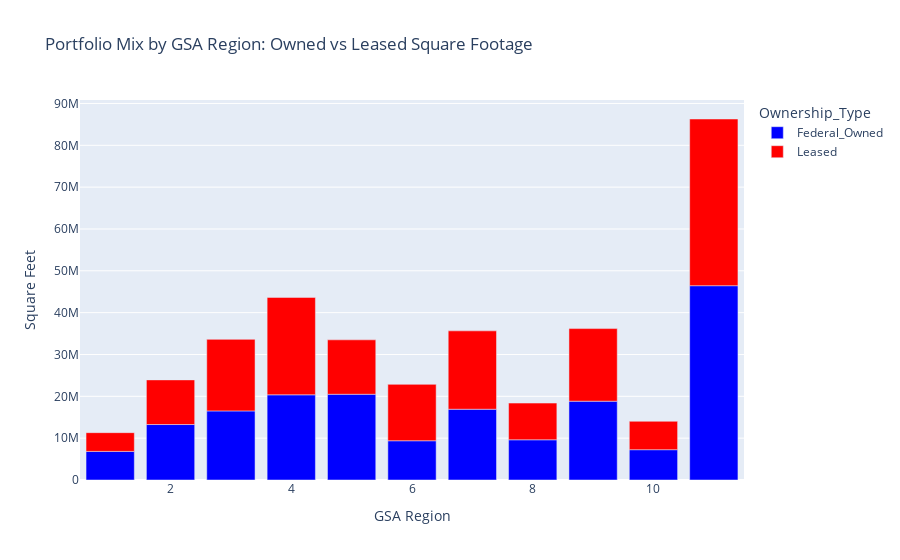
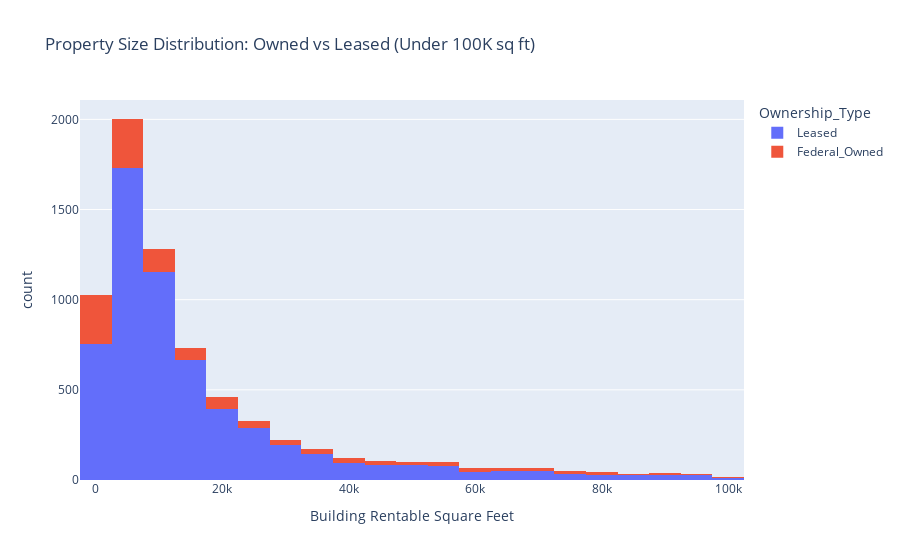

Notebook source saved alongside these figures, in order:
### Markdown cell above
### 9.4 Portfolio Mix by GSA Region

Breaking down owned vs. leased square footage at the GSA region level. Some regions carry a much higher lease dependency than others, which translates directly into exposure when multiple leases expire in the same window.

### Code cell
# Portfolio mix by GSA Region
region_analysis = master_df.groupby(['GSA Region', 'Ownership_Type']).agg({
    'Building Rentable Square Feet': 'sum',
    'Location Code': 'count'
}).reset_index()

# Create stacked bar chart
fig_portfolio = px.bar(
    region_analysis,
    x='GSA Region',
    y='Building Rentable Square Feet',
    color='Ownership_Type',
    title='Portfolio Mix by GSA Region: Owned vs Leased Square Footage',
    labels={'Building Rentable Square Feet': 'Square Feet'},
    color_discrete_map={
        'Federal_Owned': 'blue',
        'Leased': 'red'
    }
)

fig_portfolio.show()

# Property size distribution
property_sizes = master_df[
    (master_df['Building Rentable Square Feet'] > 0) & 
    (master_df['Building Rentable Square Feet'] < 100000)
].copy()

fig_size = px.histogram(
    property_sizes,
    x='Building Rentable Square Feet',
    color='Ownership_Type',
    nbins=30,
    title='Property Size Distribution: Owned vs Leased (Under 100K sq ft)',
    labels={'count': 'Number of Properties'}
)

fig_size.show()

### Figure 1 — Plotly figure (JSON) as saved in the notebook; plotly's stock layout.template omitted (floating-point values rounded to 4 significant figures)
{"data": [{"hovertemplate": "Ownership_Type=Federal_Owned<br>GSA Region=%{x}<br>Square Feet=%{y}<extra></extra>", "legendgroup": "Federal_Owned", "marker": {"color": "blue", "pattern": {"shape": ""}}, "name": "Federal_Owned", "orientation": "v", "showlegend": true, "textposition": "auto", "type": "bar", "x": [1, 2, 3, 4, 5, 6, 7, 8, 9, 10, 11], "xaxis": "x", "y": [6835000.0, 13260000.0, 16510000.0, 20360000.0, 20500000.0, 9380000.0, 16920000.0, 9610000.0, 18840000.0, 7244000.0, 46440000.0], "yaxis": "y"}, {"hovertemplate": "Ownership_Type=Leased<br>GSA Region=%{x}<br>Square Feet=%{y}<extra></extra>", "legendgroup": "Leased", "marker": {"color": "red", "pattern": {"shape": ""}}, "name": "Leased", "orientation": "v", "showlegend": true, "textposition": "auto", "type": "bar", "x": [1, 2, 3, 4, 5, 6, 7, 8, 9, 10, 11], "xaxis": "x", "y": [4478000.0, 10670000.0, 17100000.0, 23280000.0, 13010000.0, 13480000.0, 18730000.0, 8773000.0, 17350000.0, 6789000.0, 39840000.0], "yaxis": "y"}], "layout": {"barmode": "relative", "legend": {"title": {"text": "Ownership_Type"}, "tracegroupgap": 0}, "title": {"text": "Portfolio Mix by GSA Region: Owned vs Leased Square Footage"}, "xaxis": {"anchor": "y", "domain": [0, 1], "title": {"text": "GSA Region"}}, "yaxis": {"anchor": "x", "domain": [0, 1], "title": {"text": "Square Feet"}}}}

### Figure 2 — Plotly figure (JSON) as saved in the notebook; plotly's stock layout.template omitted (floating-point values rounded to 4 significant figures; data arrays with more than 128 entries replaced by an {"elided": "..."} marker saying what was removed)
{"data": [{"bingroup": "x", "hovertemplate": "Ownership_Type=Leased<br>Building Rentable Square Feet=%{x}<br>count=%{y}<extra></extra>", "legendgroup": "Leased", "marker": {"color": "#636efa", "pattern": {"shape": ""}}, "name": "Leased", "nbinsx": 30, "orientation": "v", "showlegend": true, "type": "histogram", "x": {"elided": "5964 float values"}, "xaxis": "x", "yaxis": "y"}, {"bingroup": "x", "hovertemplate": "Ownership_Type=Federal_Owned<br>Building Rentable Square Feet=%{x}<br>count=%{y}<extra></extra>", "legendgroup": "Federal_Owned", "marker": {"color": "#EF553B", "pattern": {"shape": ""}}, "name": "Federal_Owned", "nbinsx": 30, "orientation": "v", "showlegend": true, "type": "histogram", "x": {"elided": "1121 float values"}, "xaxis": "x", "yaxis": "y"}], "layout": {"barmode": "relative", "legend": {"title": {"text": "Ownership_Type"}, "tracegroupgap": 0}, "title": {"text": "Property Size Distribution: Owned vs Leased (Under 100K sq ft)"}, "xaxis": {"anchor": "y", "domain": [0, 1], "title": {"text": "Building Rentable Square Feet"}}, "yaxis": {"anchor": "x", "domain": [0, 1], "title": {"text": "count"}}}}
